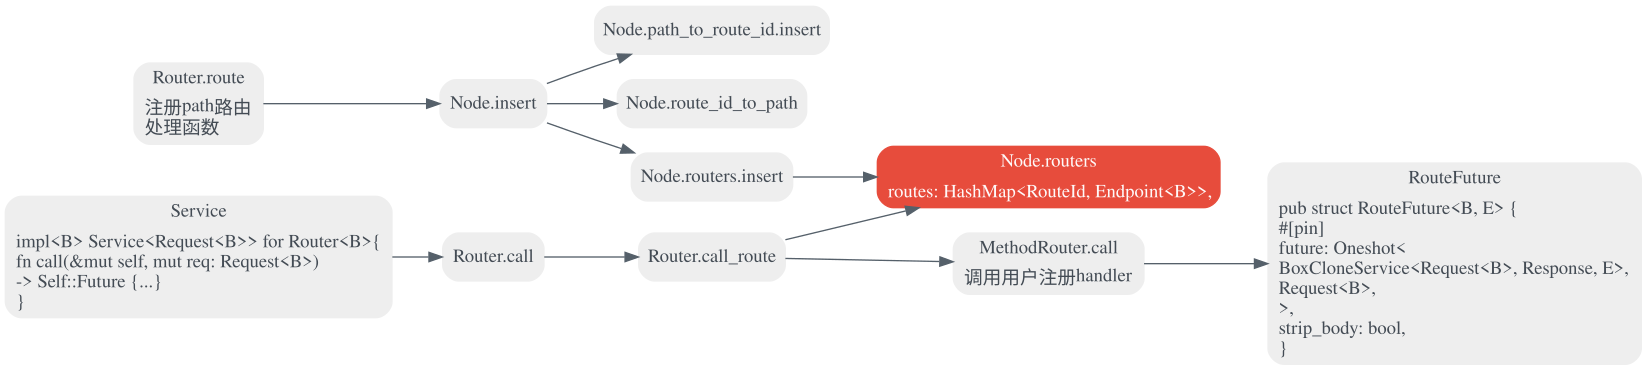

Generate this figure with Python:
from types import BuiltinFunctionType
from dot_graph_builder import Builder, NodeStyles
from graphviz import dot
from varname.helpers import Wrapper

b = Builder(name="Router")
b.set_node_style(NodeStyles.light_gray)

Router_route = Wrapper("""Router.route|
注册path路由
处理函数
""")
b.node(Router_route)

Router_call = Wrapper("""Router.call""")
b.node(Router_call)

Router_call_route = Wrapper("""Router.call_route""")
b.node(Router_call_route)

Node_insert = Wrapper("""Node.insert""")
b.node(Node_insert)

Node_path_to_route_id_insert = Wrapper("""Node.path_to_route_id.insert""")
b.node(Node_path_to_route_id_insert)

Node_route_id_to_path = Wrapper("""Node.route_id_to_path""")
b.node(Node_route_id_to_path)

Node_routers_insert = Wrapper("""Node.routers.insert""")
b.node(Node_routers_insert)

Node_routers = Wrapper("""Node.routers|
    routes: HashMap<RouteId, Endpoint<B>>,
 """)
b.node(Node_routers, NodeStyles.tomato)

Service = Wrapper("""Service|
impl<B> Service<Request<B>> for Router<B>{
    fn call(&mut self, mut req: Request<B>)
    -> Self::Future {...}
}
""")
b.node(Service)

MethodRouter_call = Wrapper("""MethodRouter.call|
调用用户注册handler
""")
b.node(MethodRouter_call)

RouteFuture = Wrapper("""RouteFuture|
    pub struct RouteFuture<B, E> {
        #[pin]
        future: Oneshot<
            BoxCloneService<Request<B>, Response, E>,
            Request<B>,
        >,
        strip_body: bool,
    }
""")
b.node(RouteFuture)

b.edge(Router_route, Node_insert)
b.edge(
    Node_insert,
    [Node_path_to_route_id_insert, Node_route_id_to_path, Node_routers_insert])
b.edge(Node_routers_insert, Node_routers)

b.edge(Service, Router_call)
b.edge(Router_call, Router_call_route)
b.edge(Router_call_route, Node_routers)
b.edge(Router_call_route, MethodRouter_call)
b.edge(MethodRouter_call, RouteFuture)

print(b.source())
